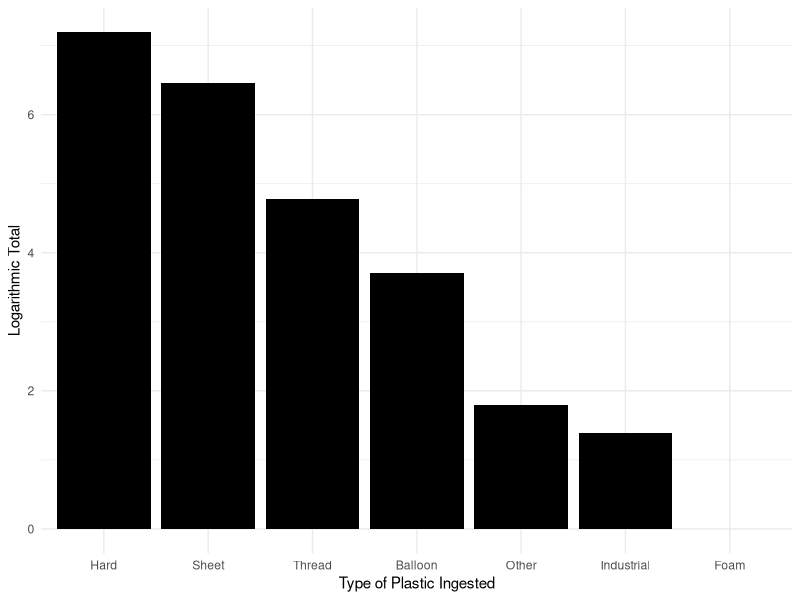
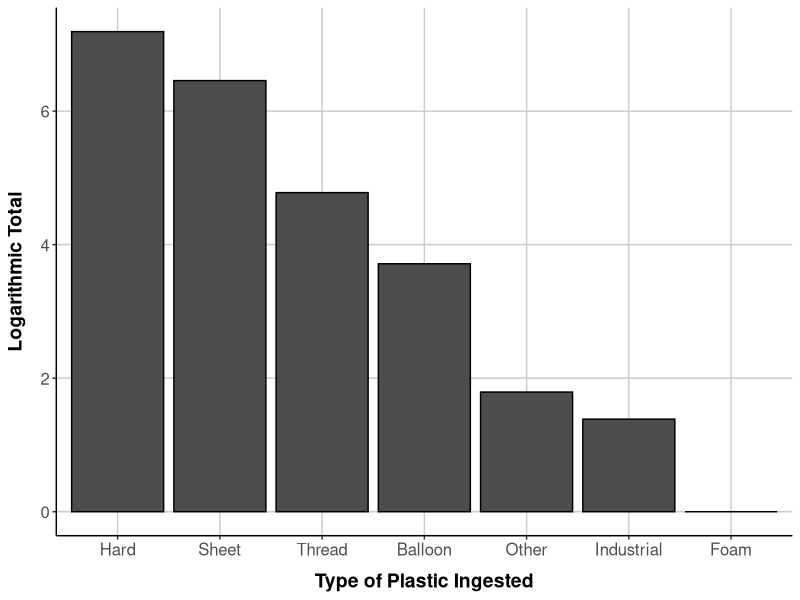

Write the R code that produced these figures, in order.
## ---- chunk 1
knitr::opts_chunk$set(
	echo = TRUE,
	message = FALSE,
	warning = FALSE
)
## ---- chunk 2
library(readxl)
st <- read_excel("st.xlsx")
View(st)
## ---- chunk 3
st$log_total <- log(st$total + 1)  # Adding 1 to avoid log(0)

## ---- chunk 4
# Reorder the factor levels of 'type' based on 'total' values in descending order
st$type <- factor(st$type, levels = st$type[order(st$total, decreasing = TRUE)])
## ---- chunk 5
library(tidyverse)
library(ggplot2)
ggplot(st, aes(x = type, y = log_total)) + 
  geom_bar(stat = "identity", fill = "black") +  xlab("Type of Plastic Ingested") +
  ylab("Logarithmic Total") + theme_minimal() 
## ---- chunk 6
ggplot(st, aes(x = type, y = log_total)) + 
  geom_bar(stat = "identity", fill = "grey30", color = "black") +  # Set bars to grey with black borders
  xlab("Type of Plastic Ingested") +  # Adding x-axis label
  ylab("Logarithmic Total") +  # Adding y-axis label
  theme_classic() +  # Use a classic theme for a clean look
  theme(
    panel.grid.major = element_line(color = "grey80"),  # Major grid lines
    panel.grid.minor = element_blank(),  # Remove minor grid lines
    axis.text = element_text(size = 12),  # Adjust axis text size
    axis.title = element_text(size = 14, face = "bold"),  # Adjust axis title size and style
    axis.title.x = element_text(margin = margin(t = 10)),  # Add margin to the top of x-axis title
    axis.title.y = element_text(margin = margin(r = 10))   # Add margin to the right of y-axis title
  )
